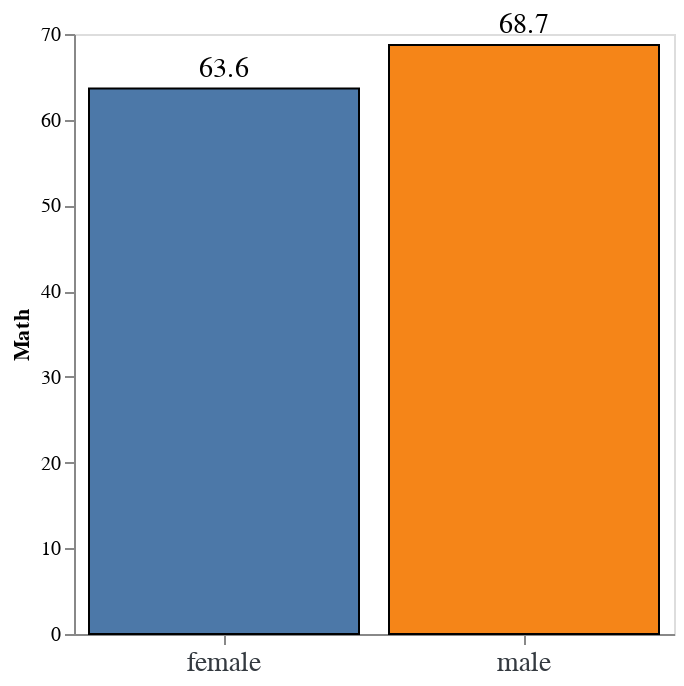

The cell this chart's notebook holds for it:
### Code cell
bars = alt.Chart(gender_math).mark_bar(stroke = "black").encode(
    x= alt.X("gender:O", 
        title="",
        axis = alt.Axis(labelAngle=0, labelFontSize=14, labelColor= "#343a40", labelFont="Arial") ),    
    tooltip = [alt.Tooltip('gender', title = 'Gender' ), alt.Tooltip ('math:O',title = 'Math Score', format = ".4s" )],
    color=alt.Color(field="gender", type="nominal",legend=None ),
    y= alt.Y("math:Q", 
        title = "Math", 
        axis = alt.Axis( grid = False, )),
 )

text = bars.mark_text(
    dy=-10,
    size=14,
    fill = "black",
).encode(text= alt.Text('math:Q', format = ".3s"))

g_math = (bars + text).properties(
    width = 300,
)
g_math

### Figure 1 — Vega-Lite specification as saved in the notebook (floating-point values rounded to 4 significant figures)
{"config": {"view": {"continuousWidth": 400, "continuousHeight": 300}}, "layer": [{"mark": {"type": "bar", "stroke": "black"}, "encoding": {"color": {"field": "gender", "legend": null, "type": "nominal"}, "tooltip": [{"field": "gender", "title": "Gender", "type": "nominal"}, {"field": "math", "format": ".4s", "title": "Math Score", "type": "ordinal"}], "x": {"axis": {"labelAngle": 0, "labelColor": "#343a40", "labelFont": "Arial", "labelFontSize": 14}, "field": "gender", "title": "", "type": "ordinal"}, "y": {"axis": {"grid": false}, "field": "math", "title": "Math", "type": "quantitative"}}}, {"mark": {"type": "text", "dy": -10, "fill": "black", "size": 14}, "encoding": {"color": {"field": "gender", "legend": null, "type": "nominal"}, "text": {"field": "math", "format": ".3s", "type": "quantitative"}, "tooltip": [{"field": "gender", "title": "Gender", "type": "nominal"}, {"field": "math", "format": ".4s", "title": "Math Score", "type": "ordinal"}], "x": {"axis": {"labelAngle": 0, "labelColor": "#343a40", "labelFont": "Arial", "labelFontSize": 14}, "field": "gender", "title": "", "type": "ordinal"}, "y": {"axis": {"grid": false}, "field": "math", "title": "Math", "type": "quantitative"}}}], "data": {"name": "data-914809f05f2380a2b7c396c7d6a75479"}, "width": 300, "$schema": "https://vega.github.io/schema/vega-lite/v4.17.0.json", "datasets": {"data-914809f05f2380a2b7c396c7d6a75479": [{"gender": "female", "math": 63.63}, {"gender": "male", "math": 68.73}]}}
